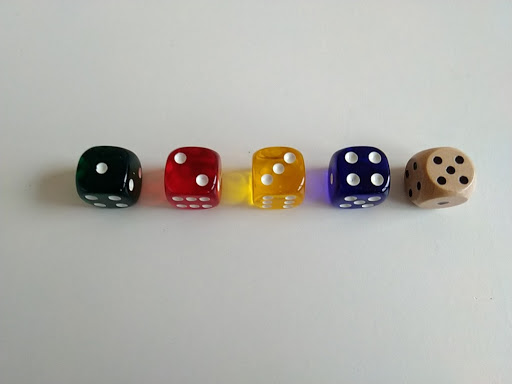
#> input picture 11.jpg, 512 x 384 px, given in place of 01.jpg, which was not available
$ python kockadobas.1.0.1.py
#> lines starting #> are read from the running program, lines starting #| are printed output that depends on the picture; after the words box and inside, x2 and y2 are one past the last pixel; in counts of white or black regions, pixels touching at a corner belong together; pictures that were not available may be replaced by others from this repository, and a replacement may not be noted
'''
Dobókocka számláló alkalmazás: Bármilyen fényviszony és háttér előtt
képes legyen megszámlálni maximum 4 db dobókocka összértékét illetve
a dobókockák darabszámát is jelezze ki.
'''
'''
    A feladat megoldásánál abból indultam ki, hogy minden dobókocka
    világos színű
'''

import numpy as np
import cv2

for i in range(12):
    if i+1<10:
         I = cv2.imread('0' + str(i+1) + '.jpg')
#> I is the input picture: shape (384, 512, 3); mean B, G, R 172.6, 178, 179.5
    else:
         I = cv2.imread(str(i+1) + '.jpg')

    # kép átméretezése a képerynőn való megjeleníthetőség kedvéért
    I= cv2.cvtColor(I.astype(np.uint8), cv2.COLOR_BGR2GRAY)
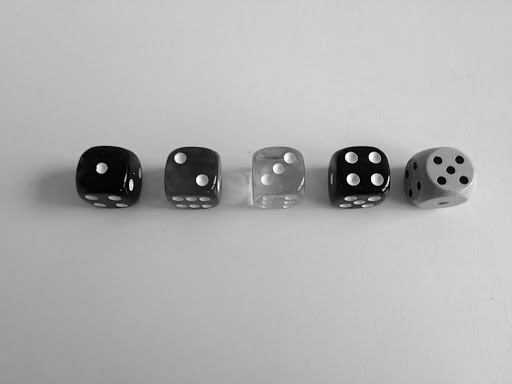
#> I: shape (384, 512); min 0, max 255, mean 177.9
    x = 100/ I.shape[0]
#> x = 0.26
    y = x
#> y = 0.26

    I = cv2.resize(I, None, None, x, y, cv2.INTER_CUBIC)
#> I: shape (100, 133)


    # Struktúráló elem
    k = np.ones((3, 3))

    # Morfológiai zárás. Az apró hibákat eltünteti az objektum felületén.
    I = cv2.medianBlur(I, 7)
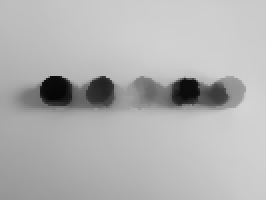
#> I: shape (100, 133) (shown 2 times larger); min 6, max 211, mean 178.2
    I = cv2.morphologyEx(I, cv2.MORPH_CLOSE, k)

    mini = 240
    maxi = 255
    I = cv2.Canny(I, mini, maxi)
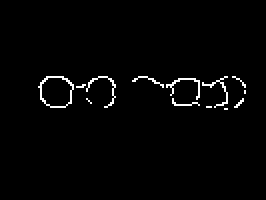
#> I: shape (100, 133) (shown 2 times larger); 1.8% white in thin lines or dots, all inside (x1, y1, x2, y2) = (19, 38, 123, 55)

    x = 400 / I.shape[0]
#> x = 4
    y = x
#> y = 4

    I = cv2.resize(I, None, None, x, y, cv2.INTER_CUBIC)
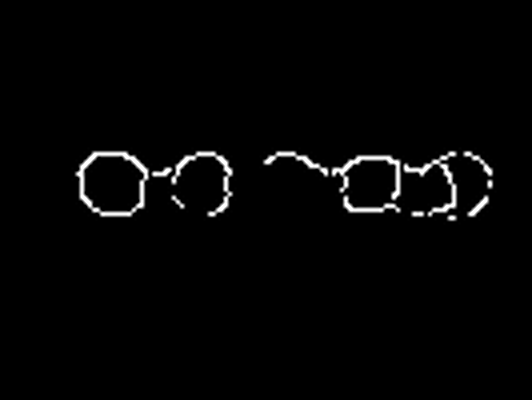
#> I: shape (400, 532); min 0, max 255, mean 5

    rows = I.shape[0]
#> rows = 400
    circles = cv2.HoughCircles(I, cv2.HOUGH_GRADIENT, 1, rows / 30,
                            param1=255, param2=20,
                            minRadius=1, maxRadius=60)
#> circles = [[111.5, 187.5, 32.9], [205.5, 185.5, 29.3], [367.5, 187.5, 27.8], [113.5, 173.5, 38], [190.5, 182.5, 36.3], [440.5, 181.5, 18.2], [467.5, 191.5, 16.5], [99.5, 175.5, 16], [96.5, 190.5, 17.7]]

    korok =0
    if circles is not None:
        circles = np.uint16(np.around(circles))
#> circles = [[112, 188, 33], [206, 186, 29], [368, 188, 28], [114, 174, 38], [190, 182, 36], [440, 182, 18], [468, 192, 16], [100, 176, 16], [96, 190, 18]]
        for i in circles[0, :]:
            center = (i[0], i[1])
            print(center, i[2])
            # circle center
            cv2.circle(I, center, 1, (150), 1)
            # circle outline
            radius = i[2]
            cv2.circle(I, center, radius, (150), 1)
            korok= korok+1
#> this loop made 9 passes
#| (112, 188) 33
#| (206, 186) 29
#| (368, 188) 28
#| (114, 174) 38
#| (190, 182) 36
#| (440, 182) 18
#| (468, 192) 16
#| (100, 176) 16
#> (further printed lines are left out)
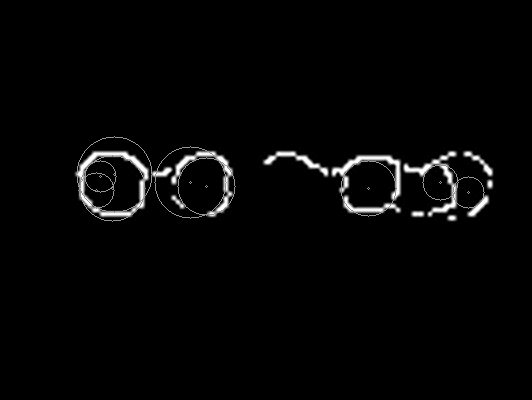
#> I: shape (400, 532); 0.61% of pixels changed, all inside (x1, y1, x2, y2) = (76, 136, 485, 222)
#> after the loop, korok = 9
    '''
    print(I.shape)
    print("A dobas erteke:", korok)
    '''

    #Eredmeny kiiratasa
    text = 'Ossz.: ' + str(korok)
#> text = 'Ossz.: 9'
    cv2.putText(I,text,(10,30),0,1,(200), 4, cv2.LINE_AA)
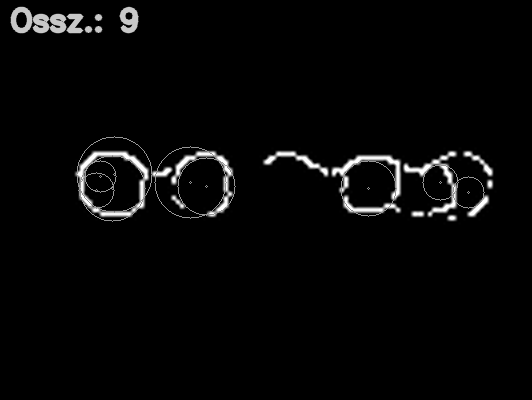
#> I: shape (400, 532); 0.89% of pixels changed, all inside (x1, y1, x2, y2) = (10, 6, 139, 34)
#> (the run stopped early here; a loop or call above may not have finished)
